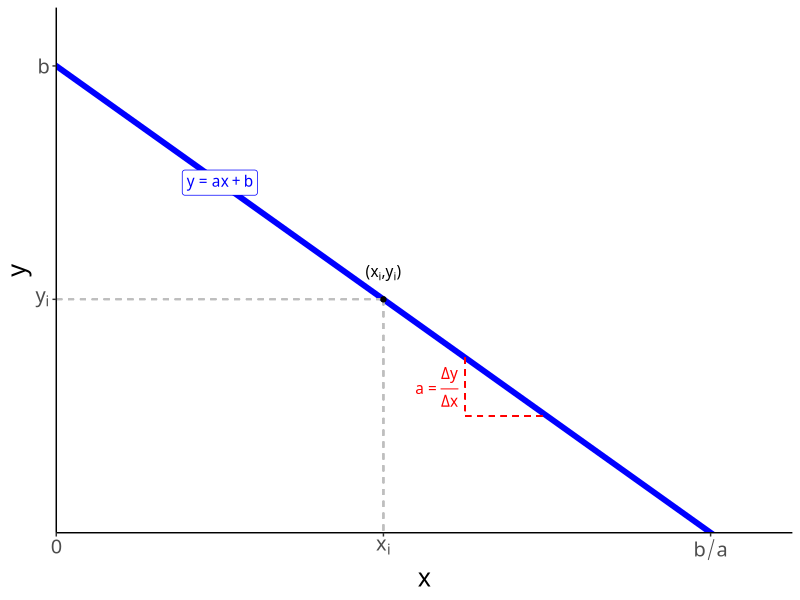
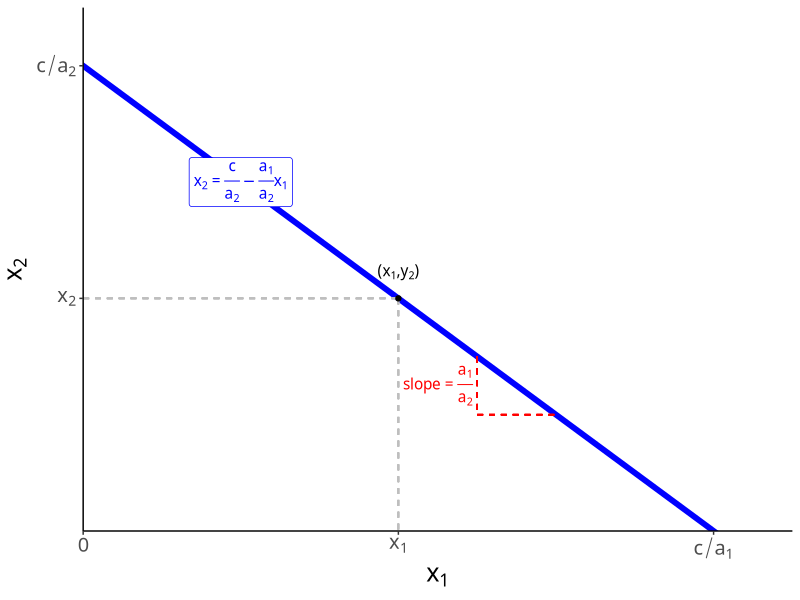
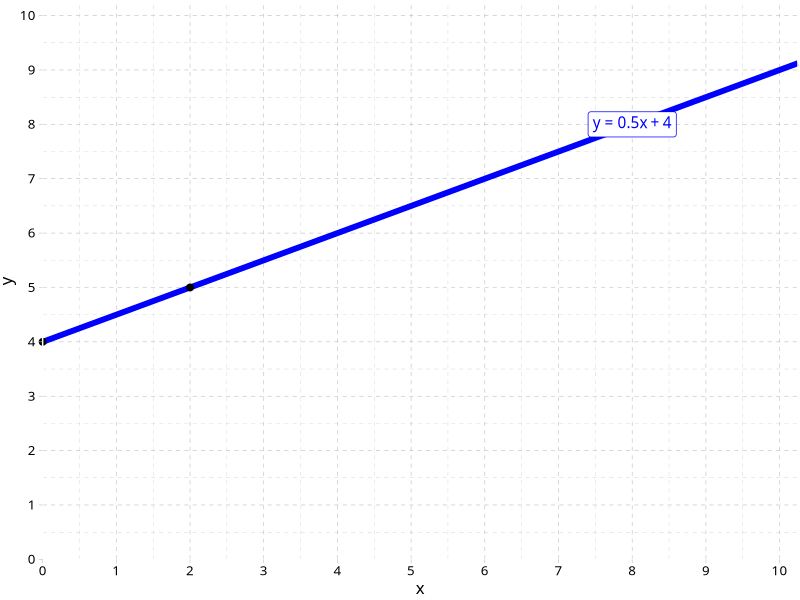
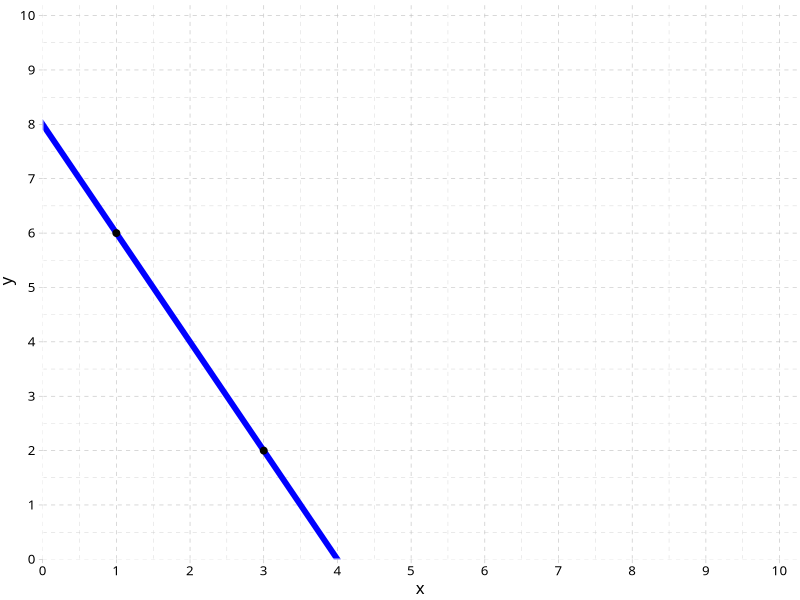

The R script that drew these images, in order:
## ---- chunk 1
#| label: setup
library(tidyverse)
update_geom_defaults("label", list(family = "Fira Sans Condensed"))
update_geom_defaults("text", list(family = "Fira Sans Condensed"))

theme_guide <- theme_classic() + 
  theme(
    text = element_text(family = "Fira Sans Condensed", size = 18)
  )

## ---- chunk 2
ggplot(data = tibble(x = 1:10), aes(x = x))+
  geom_abline(slope = -1, intercept = 8, color = "blue", size = 2)+
  geom_segment(x = 0, xend = 4, y = 4, yend = 4, linetype = "dashed", color = "gray")+
  geom_segment(x = 4, xend = 4, y = 4, yend = 0, linetype = "dashed", color = "gray")+
  annotate(geom = "point", x = 4, y = 4)+
  
  geom_segment(x = 5, xend = 5, y = 3, yend = 2, linetype = "dashed", color = "red")+
  geom_segment(x = 5, xend = 6, y = 2, yend = 2, linetype = "dashed", color = "red")+
  
  annotate(geom = "text",
           x = 4.65, y = 2.5,
           label = expression(a == frac(Delta*y, Delta*x)), color = "red")+
  
  annotate(geom = "text",
           x = 4, y = 4.45,
           label = expression(paste("(", x[i], ",", y[i], ")")))+
  
  annotate(geom = "label",
           x = 2, y = 6,
           label = expression(y==a*x+b),
           color = "blue")+

  scale_x_continuous(breaks = c(0,4,8),
                     labels = c("0", expression(x[i]), expression(b/a)),
                     lim = c(0,9),
                     expand = c(0,0))+
  scale_y_continuous(breaks = c(4,8),
                     labels = c(expression(y[i]), "b"),
                     lim = c(0,9),
                     expand = c(0,0))+
  labs(x = "x",
       y = "y")+
  theme_guide
## ---- chunk 3
ggplot(data = tibble(x = 1:10), aes(x = x))+
  geom_abline(slope = -1, intercept = 8, color = "blue", size = 2)+
  geom_segment(x = 0, xend = 4, y = 4, yend = 4, linetype = "dashed", color = "gray")+
  geom_segment(x = 4, xend = 4, y = 4, yend = 0, linetype = "dashed", color = "gray")+
  annotate(geom = "point", x = 4, y = 4)+
  
  geom_segment(x = 5, xend = 5, y = 3, yend = 2, linetype = "dashed", color = "red")+
  geom_segment(x = 5, xend = 6, y = 2, yend = 2, linetype = "dashed", color = "red")+
  
  annotate(geom = "text",
           x = 4.5, y = 2.5,
           label = expression(slope == frac(a[1], a[2])), color = "red")+
  
  annotate(geom = "text",
           x = 4, y = 4.45,
           label = expression(paste("(", x[1], ",", y[2], ")")))+

  annotate(geom = "label",
           x = 2, y = 6,
           label = expression(x[2]==frac(c,a[2])-frac(a[1],a[2])*x[1]),
           color = "blue")+

  scale_x_continuous(breaks = c(0,4,8),
                     labels = c("0", expression(x[1]), expression(c/a[1])),
                     lim = c(0,9),
                     expand = c(0,0))+
  scale_y_continuous(breaks = c(4,8),
                     labels = c(expression(x[2]), expression(c/a[2])),
                     lim = c(0,9),
                     expand = c(0,0))+
  labs(x = expression(x[1]),
       y = expression(x[2]))+
  theme_guide
## ---- chunk 4
points <- tribble(
  ~x, ~y,
  0, 4,
  2, 5
)

ggplot(data = points, aes(x = x, y = y))+
  geom_abline(slope = 0.5, intercept = 4, color = "blue", size = 2)+
  geom_point(size = 2)+
  annotate(geom = "label",
           x = 8, y = 8,
           label = expression(y==0.5*x+4),
           color = "blue")+
  scale_x_continuous(breaks = seq(0,10,1),
                     lim = c(0,10.25),
                     expand = c(0,0))+
  scale_y_continuous(breaks = seq(0,10,1),
                     lim = c(0,10.25),
                     expand = c(0,0))+
  labs(x = "x",
       y = "y")+
  ggthemes::theme_pander(base_family = "Fira Sans Condensed")+
  coord_cartesian(clip = "off")
## ---- chunk 5
points2 <- tribble(
  ~x, ~y,
  1, 6,
  3, 2
)

ggplot(data = points2, aes(x = x, y = y))+
  geom_abline(slope = -2, intercept = 8, color = "blue", size = 2)+
  geom_point(size = 2)+
  scale_x_continuous(breaks = seq(0,10,1),
                     lim = c(0,10.25),
                     expand = c(0,0))+
  scale_y_continuous(breaks = seq(0,10,1),
                     lim = c(0,10.25),
                     expand = c(0,0))+
  labs(x = "x",
       y = "y")+
  ggthemes::theme_pander(base_family = "Fira Sans Condensed")
